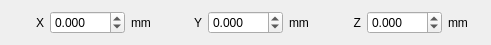
        <widget class="QWidget" name="">
         <property name="geometry">
          <rect>
           <x>11</x>
           <y>170</y>
           <width>491</width>
           <height>26</height>
          </rect>
         </property>
         <layout class="QHBoxLayout" name="horizontalLayout_5">
          <item>
           <layout class="QHBoxLayout" name="horizontalLayout">
            <item>
             <widget class="QLabel" name="poseLabel_X_7">
              <property name="minimumSize">
               <size>
                <width>0</width>
                <height>0</height>
               </size>
              </property>
              <property name="text">
               <string>X</string>
              </property>
              <property name="alignment">
               <set>Qt::AlignmentFlag::AlignRight|Qt::AlignmentFlag::AlignTrailing|Qt::AlignmentFlag::AlignVCenter</set>
              </property>
             </widget>
            </item>
            <item>
             <widget class="QDoubleSpinBox" name="robotTargetX_global">
              <property name="minimumSize">
               <size>
                <width>70</width>
                <height>0</height>
               </size>
              </property>
              <property name="decimals">
               <number>3</number>
              </property>
              <property name="minimum">
               <double>-999.999000000000024</double>
              </property>
              <property name="maximum">
               <double>999.999000000000024</double>
              </property>
              <property name="value">
               <double>0.000000000000000</double>
              </property>
             </widget>
            </item>
            <item>
             <widget class="QLabel" name="poseUnit_X_3">
              <property name="minimumSize">
               <size>
                <width>24</width>
                <height>0</height>
               </size>
              </property>
              <property name="text">
               <string>mm</string>
              </property>
             </widget>
            </item>
           </layout>
          </item>
          <item>
           <layout class="QHBoxLayout" name="poseRow_Y_global">
            <item>
             <widget class="QLabel" name="poseLabel_Y_7">
              <property name="minimumSize">
               <size>
                <width>28</width>
                <height>0</height>
               </size>
              </property>
              <property name="text">
               <string>Y</string>
              </property>
              <property name="alignment">
               <set>Qt::AlignmentFlag::AlignRight|Qt::AlignmentFlag::AlignTrailing|Qt::AlignmentFlag::AlignVCenter</set>
              </property>
             </widget>
            </item>
            <item>
             <widget class="QDoubleSpinBox" name="robotTargetY_global">
              <property name="minimumSize">
               <size>
                <width>70</width>
                <height>0</height>
               </size>
              </property>
              <property name="decimals">
               <number>3</number>
              </property>
              <property name="minimum">
               <double>-999.999000000000024</double>
              </property>
              <property name="maximum">
               <double>999.999000000000024</double>
              </property>
              <property name="value">
               <double>0.000000000000000</double>
              </property>
             </widget>
            </item>
            <item>
             <widget class="QLabel" name="poseUnit_Y_3">
              <property name="minimumSize">
               <size>
                <width>24</width>
                <height>0</height>
               </size>
              </property>
              <property name="text">
               <string>mm</string>
              </property>
             </widget>
            </item>
           </layout>
          </item>
          <item>
           <layout class="QHBoxLayout" name="poseRow_Z_global">
            <item>
             <widget class="QLabel" name="poseLabel_Z_7">
              <property name="minimumSize">
               <size>
                <width>28</width>
                <height>0</height>
               </size>
              </property>
              <property name="text">
               <string>Z</string>
              </property>
              <property name="alignment">
               <set>Qt::AlignmentFlag::AlignRight|Qt::AlignmentFlag::AlignTrailing|Qt::AlignmentFlag::AlignVCenter</set>
              </property>
             </widget>
            </item>
            <item>
             <widget class="QDoubleSpinBox" name="robotTargetZ_global">
              <property name="minimumSize">
               <size>
                <width>70</width>
                <height>0</height>
               </size>
              </property>
              <property name="decimals">
               <number>3</number>
              </property>
              <property name="minimum">
               <double>-999.999000000000024</double>
              </property>
              <property name="maximum">
               <double>999.999000000000024</double>
              </property>
              <property name="value">
               <double>0.000000000000000</double>
              </property>
             </widget>
            </item>
            <item>
             <widget class="QLabel" name="poseUnit_Z_3">
              <property name="minimumSize">
               <size>
                <width>24</width>
                <height>0</height>
               </size>
              </property>
              <property name="text">
               <string>mm</string>
              </property>
             </widget>
            </item>
           </layout>
          </item>
         </layout>
        </widget>
